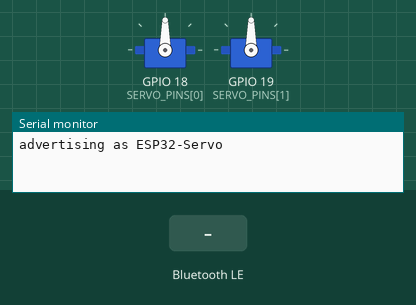
A sketch run on a simulated ESP32. On the bench: 2 × servo, the last lines printed to the serial monitor. Inputs (shaded band) come from the test bench. Nothing arrives over Bluetooth unless stated; a phone connects over Bluetooth LE 3 s after start.

Above: at 1.2 s.
1.3 s: Bluetooth LE write "1" received
At 2.5 s:
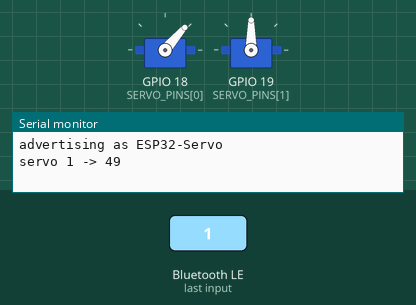
2.8 s: Bluetooth LE write "1" received
At 3.8 s:
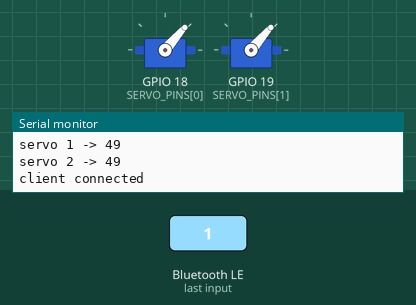
4.3 s: Bluetooth LE write "0" received
At 4.9 s:
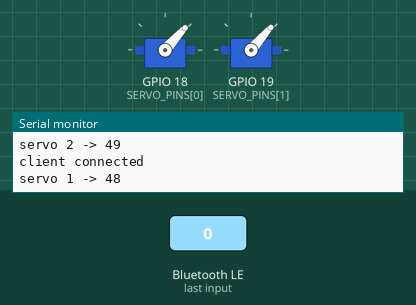
5.8 s: Bluetooth LE write "0" received
At 7.3 s:
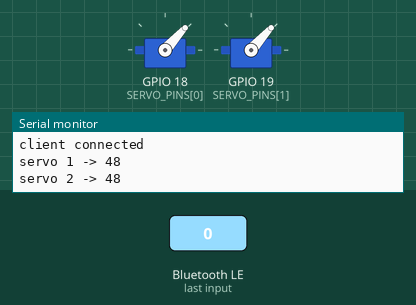
Timing chart, 0 to 8.3 s (numbered marks = the images above; inputs shaded):
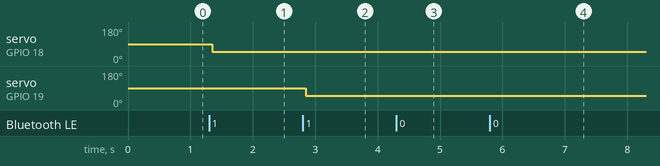

The sketch:

esp32_servo_ble.ino
```cpp
// ESP32 BLE two-servo controller
// Libraries: "ESP32Servo" (Library Manager) + the BLE library bundled with the ESP32 Arduino core.
// Board: any ESP32 (classic or S3/C3 with BLE). Wiring: servo signal -> GPIO 18 / 19,
// servo V+ -> external 5 V supply (NOT the ESP32 3V3 pin), servo GND -> ESP32 GND (common ground).

#include <BLEDevice.h>
#include <BLEServer.h>
#include <BLEUtils.h>
#include <ESP32Servo.h>

#define DEVICE_NAME   "ESP32-Servo"
#define SERVICE_UUID  "6e400001-b5a3-f393-e0a9-e50e24dcca9e"
#define SERVO1_UUID   "6e400002-b5a3-f393-e0a9-e50e24dcca9e"
#define SERVO2_UUID   "6e400003-b5a3-f393-e0a9-e50e24dcca9e"

const int SERVO_PINS[2] = {18, 19};
const int PULSE_MIN_US = 500;
const int PULSE_MAX_US = 2400;

Servo servos[2];
BLECharacteristic *chars[2];

class AngleCallbacks : public BLECharacteristicCallbacks {
 public:
  explicit AngleCallbacks(int idx) : idx_(idx) {}
  void onWrite(BLECharacteristic *c) override {
    if (c->getLength() < 1) return;
    int angle = constrain((int)c->getData()[0], 0, 180);
    servos[idx_].write(angle);
    Serial.printf("servo %d -> %d\n", idx_ + 1, angle);
  }
 private:
  int idx_;
};

class ServerCallbacks : public BLEServerCallbacks {
  void onConnect(BLEServer *) override { Serial.println("client connected"); }
  void onDisconnect(BLEServer *) override {
    Serial.println("client disconnected, advertising again");
    BLEDevice::startAdvertising();
  }
};

void setup() {
  Serial.begin(115200);

  ESP32PWM::allocateTimer(0);
  ESP32PWM::allocateTimer(1);
  for (int i = 0; i < 2; i++) {
    servos[i].setPeriodHertz(50);
    servos[i].attach(SERVO_PINS[i], PULSE_MIN_US, PULSE_MAX_US);
    servos[i].write(90);
  }

  BLEDevice::init(DEVICE_NAME);
  BLEServer *server = BLEDevice::createServer();
  server->setCallbacks(new ServerCallbacks());
  BLEService *service = server->createService(SERVICE_UUID);

  const char *uuids[2] = {SERVO1_UUID, SERVO2_UUID};
  for (int i = 0; i < 2; i++) {
    chars[i] = service->createCharacteristic(
        uuids[i], BLECharacteristic::PROPERTY_READ | BLECharacteristic::PROPERTY_WRITE);
    chars[i]->setCallbacks(new AngleCallbacks(i));
    uint8_t initial = 90;
    chars[i]->setValue(&initial, 1);
  }
  service->start();

  BLEAdvertising *adv = BLEDevice::getAdvertising();
  adv->addServiceUUID(SERVICE_UUID);
  adv->setScanResponse(true);
  BLEDevice::startAdvertising();
  Serial.println("advertising as " DEVICE_NAME);
}

void loop() { delay(1000); }
```

Measured:
- after the input at 1.3 s, servo on GPIO 18 (SERVO_PINS[0]): 90° → 49° after 0.05 s
- after the input at 2.8 s, servo on GPIO 19 (SERVO_PINS[1]): 90° → 49° after 0.05 s
- after the input at 4.3 s, servo on GPIO 18 (SERVO_PINS[0]): 49° → 48° after 0.05 s
- after the input at 5.8 s, servo on GPIO 19 (SERVO_PINS[1]): 49° → 48° after 0.05 s
